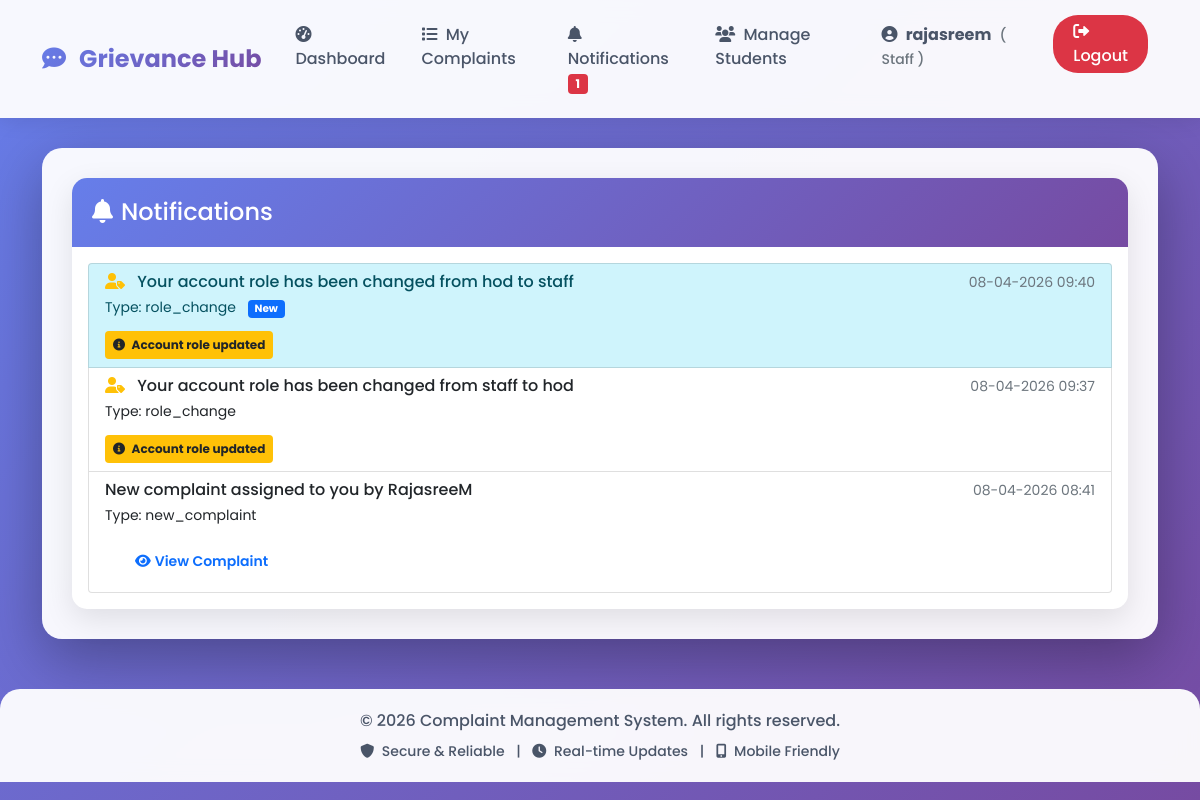
The page /notifications (signed in) on the database as committed earlier.
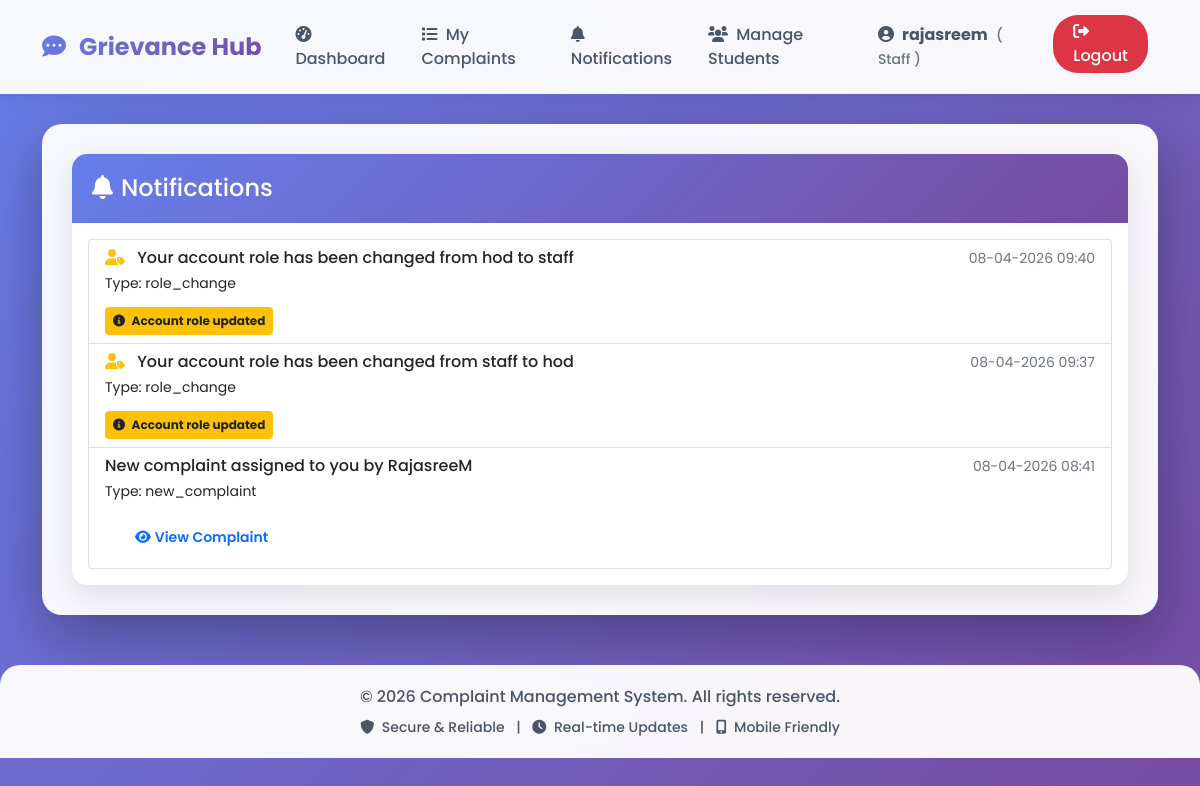
The same page on the database as committed later.
### models.py (models this page shows)
class User(UserMixin, db.Model):
    id = db.Column(db.Integer, primary_key=True)
    username = db.Column(db.String(80), unique=True, nullable=False)
    email = db.Column(db.String(120), unique=True, nullable=False)
    password = db.Column(db.String(200), nullable=False)
    role = db.Column(db.String(20), default='student')  # student, staff/mentor, hod, admin
    department = db.Column(db.String(100))
    year = db.Column(db.String(20))
    section = db.Column(db.String(10))
    parent_name = db.Column(db.String(100))
    parent_phone = db.Column(db.String(15))
    address = db.Column(db.Text)
    mentor_name = db.Column(db.String(100))  # For students - who is their mentor
    phone = db.Column(db.String(15))
    created_at = db.Column(db.DateTime, default=datetime.utcnow)
    complaints = db.relationship('Complaint', backref='author', lazy=True, foreign_keys='Complaint.user_id')
    assigned_complaints = db.relationship('Complaint', backref='assigned_staff', lazy=True, foreign_keys='Complaint.assigned_to')

class Notification(db.Model):
    id = db.Column(db.Integer, primary_key=True)
    message = db.Column(db.String(200), nullable=False)
    type = db.Column(db.String(50), default='status_update')
    is_read = db.Column(db.Boolean, default=False)
    created_at = db.Column(db.DateTime, default=datetime.utcnow)
    user_id = db.Column(db.Integer, db.ForeignKey('user.id'), nullable=False)
    complaint_id = db.Column(db.Integer, db.ForeignKey('complaint.id'), nullable=True)
    user = db.relationship('User', backref='notifications')

### app.py (the view)
@app.route('/notifications')
@login_required
def view_notifications():
    notifications = Notification.query.filter_by(user_id=current_user.id).order_by(Notification.created_at.desc()).all()
    for notification in notifications:
        notification.is_read = True
    db.session.commit()
    return render_template('notifications.html', notifications=notifications)

### app.py (called while the page is built)
def is_super_admin(user):
    return user.role == 'admin' and user.email == 'vanitha.sty3375@gmail.com'

def is_department_admin(user):
    return user.role == 'hod'

@login_manager.user_loader
def load_user(user_id):
    return User.query.get(int(user_id))

@app.context_processor
def utility_processor():
    return {
        'is_super_admin': is_super_admin,
        'is_department_admin': is_department_admin
    }

### templates/notifications.html (shortened to what this page needs)
{% extends "base.html" %}
{% block content %}
<div class="row">
    <div class="col-12">
        <div class="card">
            <div class="card-header">
                <h4 class="mb-0">
                    <i class="fas fa-bell me-2"></i>Notifications
                </h4>
            </div>
            <div class="card-body">
                {% if notifications %}
                    <div class="list-group">
                        {% for notification in notifications %}
                            <div class="list-group-item list-group-item-action {% if not notification.is_read %}list-group-item-info{% endif %}">
                                <div class="d-flex w-100 justify-content-between">
                                    <h6 class="mb-1">
                                        {% if notification.type == 'role_change' %}
                                            <i class="fas fa-user-tag me-2 text-warning"></i>
                                        {% elif notification.type == 'status_update' %}
                                            <i class="fas fa-info-circle me-2 text-info"></i>
                                        {% elif notification.type == 'comment' %}
                                            <i class="fas fa-comment me-2 text-success"></i>
                                        {% endif %}
                                        {{ notification.message }}
                                    </h6>
                                    <small class="text-muted">{{ notification.created_at.strftime('%d-%m-%Y %H:%M') }}</small>
                                </div>
                                <p class="mb-1">
                                    <small>
                                        Type: {{ notification.type }}
                                        {% if not notification.is_read %}
                                            <span class="badge bg-primary ms-2">New</span>
                                        {% endif %}
                                    </small>
                                </p>
                                {% if notification.complaint_id and notification.complaint_id != 0 %}
                                    <a href="{{ url_for('complaint_details', complaint_id=notification.complaint_id) }}"
                                       class="btn btn-sm btn-outline-primary mt-2">
                                        <i class="fas fa-eye me-1"></i>View Complaint
                                    </a>
                                {% endif %}
                                {% if notification.type == 'role_change' %}
                                    <span class="badge bg-warning text-dark mt-2 p-2">
                                        <i class="fas fa-info-circle me-1"></i>
                                        Account role updated
                                    </span>
                                {% endif %}
                            </div>
                        {% endfor %}
                    </div>
                {% else %}
                    <div class="text-center py-5">
                        <i class="fas fa-bell-slash fa-4x text-muted mb-3"></i>
                        <h5>No Notifications</h5>
                        <p class="text-muted">You don't have any notifications at the moment.</p>
                    </div>
                {% endif %}
            </div>
        </div>
    </div>
</div>
{% endblock %}

### templates/base.html (shortened to what this page needs)
<!DOCTYPE html>
<html lang="en">
<head>
    <link href="https://cdn.jsdelivr.net/npm/bootstrap@5.1.3/dist/css/bootstrap.min.css" rel="stylesheet">
    <link rel="stylesheet" href="https://cdnjs.cloudflare.com/ajax/libs/font-awesome/6.0.0/css/all.min.css">
</head>
<body>
    <nav class="navbar navbar-expand-lg navbar-light">
        <div class="container">
            <a class="navbar-brand" href="{{ url_for('index') }}">
                <i class="fas fa-comment-dots me-2"></i>
                Grievance Hub
            </a>
            <div class="collapse navbar-collapse" id="navbarNav">
                <ul class="navbar-nav ms-auto">
                    {% if current_user.is_authenticated %}
                        <li class="nav-item">
                            {% if is_super_admin(current_user) %}
                                <a class="nav-link" href="{{ url_for('super_admin_dashboard') }}">
                                    <i class="fas fa-tachometer-alt me-1"></i> Dashboard
                                </a>
                            {% elif is_department_admin(current_user) %}
                                <a class="nav-link" href="{{ url_for('hod_dashboard') }}">
                                    <i class="fas fa-tachometer-alt me-1"></i> Dashboard
                                </a>
                            {% elif current_user.role == 'staff' %}
                                <a class="nav-link" href="{{ url_for('staff_dashboard') }}">
                                    <i class="fas fa-tachometer-alt me-1"></i> Dashboard
                                </a>
                            {% else %}
                                <a class="nav-link" href="{{ url_for('dashboard') }}">
                                    <i class="fas fa-tachometer-alt me-1"></i> Dashboard
                                </a>
                            {% endif %}
                        </li>
                        <li class="nav-item">
                            <a class="nav-link" href="{{ url_for('view_complaints') }}">
                                <i class="fas fa-list me-1"></i> My Complaints
                            </a>
                        </li>
                        <li class="nav-item position-relative">
                            <a class="nav-link" href="{{ url_for('view_notifications') }}">
                                <i class="fas fa-bell me-1"></i> Notifications
                                {% set unread = current_user.notifications|selectattr('is_read', 'equalto', false)|list|length %}
                                {% if unread > 0 %}
                                    <span class="badge bg-danger">{{ unread }}</span>
                                {% endif %}
                            </a>
                        </li>
                        {% if current_user.role == 'staff' %}
                            <li class="nav-item">
                                <a class="nav-link" href="{{ url_for('mentor_students') }}">
                                    <i class="fas fa-users me-1"></i> Manage Students
                                </a>
                            </li>
                        {% endif %}
                        <li class="nav-item me-2">
                            <span class="nav-link">
                                <i class="fas fa-user-circle me-1"></i>
                                <strong>{{ current_user.username }}</strong>
                                <small class="text-muted ms-1">
                                    ({% if is_super_admin(current_user) %}
                                        Super Admin
                                    {% elif is_department_admin(current_user) %}
                                        HOD
                                    {% elif current_user.role == 'staff' %}
                                        Staff
                                    {% else %}
                                        Student
                                    {% endif %})
                                </small>
                            </span>
                        </li>
                        <li class="nav-item">
                            <a class="nav-link logout-btn" href="{{ url_for('logout') }}"
                               onclick="return confirm('Are you sure you want to logout?')">
                                <i class="fas fa-sign-out-alt"></i> Logout
                            </a>
                        </li>
                    {% endif %}
                </ul>
            </div>
        </div>
    </nav>
    <div class="container">
        <div class="main-content">
            {% block content %}{% endblock %}
        </div>
    </div>
    <footer class="footer">
        <div class="container">
            <p class="mb-0">&copy; 2026 Complaint Management System. All rights reserved.</p>
            <p class="mb-0 mt-2 small">
                <i class="fas fa-shield-alt me-1"></i> Secure & Reliable
                <span class="mx-2">|</span>
                <i class="fas fa-clock me-1"></i> Real-time Updates
                <span class="mx-2">|</span>
                <i class="fas fa-mobile-alt me-1"></i> Mobile Friendly
            </p>
        </div>
    </footer>
</body>
</html>

### templates/base.html (style rules this page uses)
* { font-family: 'Poppins', sans-serif; }
body { background: linear-gradient(135deg, #667eea 0%, #764ba2 100%); min-height: 100vh; background-attachment: fixed; }
.navbar { background: rgba(255, 255, 255, 0.95) !important; backdrop-filter: blur(10px); box-shadow: 0 2px 20px rgba(0,0,0,0.1); padding: 15px 0; }
.navbar-brand { font-weight: 700; font-size: 1.5rem; background: linear-gradient(135deg, #667eea 0%, #764ba2 100%); -webkit-background-clip: text; -webkit-text-fill-color: transparent; transition: transform 0.3s ease; }
.nav-link { font-weight: 500; color: #4a5568 !important; margin: 0 10px; position: relative; transition: color 0.3s ease; }
.logout-btn { background-color: #dc3545; color: white !important; border-radius: 25px; padding: 5px 20px !important; margin-left: 15px; transition: all 0.3s ease; }
.main-content { background: rgba(255, 255, 255, 0.95); border-radius: 20px; padding: 30px; margin: 30px 0; box-shadow: 0 20px 60px rgba(0,0,0,0.3); animation: fadeInUp 0.5s ease; }
.card { border: none; border-radius: 15px; box-shadow: 0 10px 30px rgba(0,0,0,0.1); transition: all 0.3s ease; overflow: hidden; }
.card-header { background: linear-gradient(135deg, #667eea 0%, #764ba2 100%); color: white; font-weight: 600; border: none; padding: 20px; }
.btn { border-radius: 10px; padding: 12px 30px; font-weight: 600; transition: all 0.3s ease; border: none; }
.footer { background: rgba(255, 255, 255, 0.95); backdrop-filter: blur(10px); padding: 20px 0; margin-top: 50px; border-radius: 20px 20px 0 0; color: #4a5568; text-align: center; font-weight: 500; }

Rows that differ between the two databases and show on the page:
changed Notification "Your account role has been changed from hod to staff": no longer shows "New"
Other text that changed with them:
{{ unread }}: "1" → (not shown)
